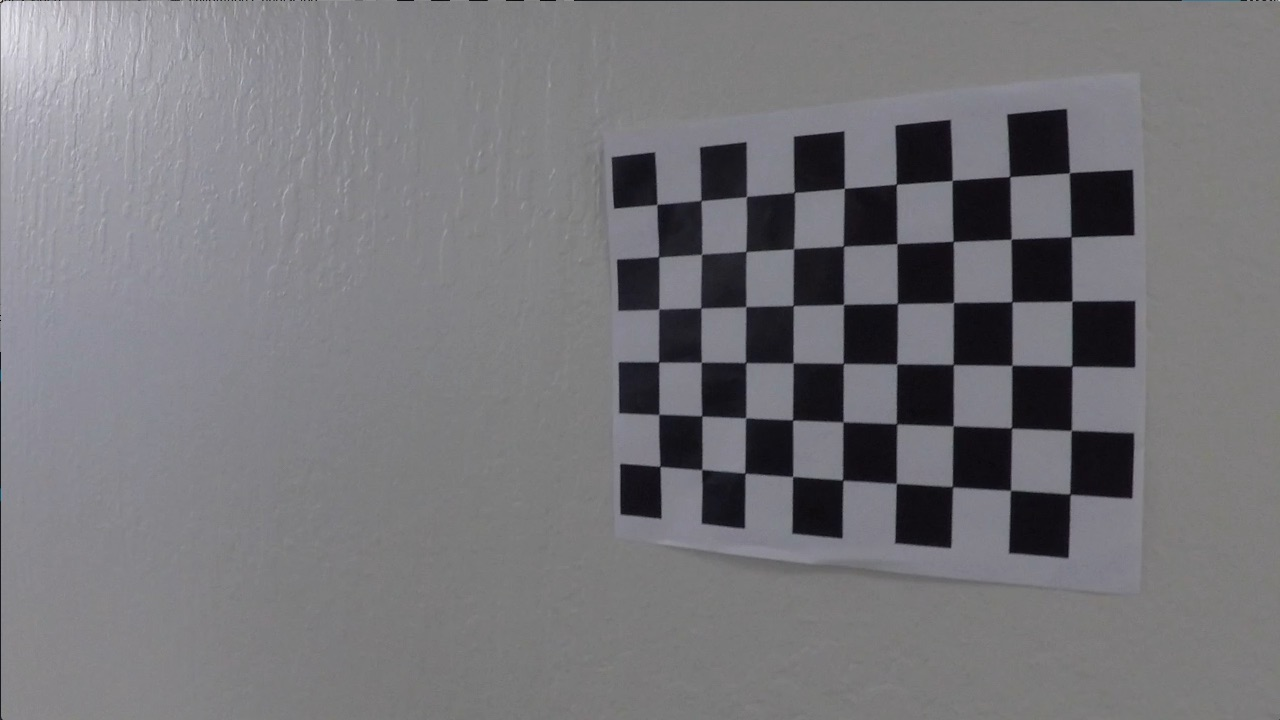
#> input picture camera_cal/calibration12.jpg, 1280 x 720 px; its folder holds only this picture in this run
$ jupyter execute --allow-errors advance_lane_lines.ipynb   (shell and % lines are left out)   (older library calls are emulated)
#> lines starting #> are read from the running program, lines starting #| are printed output that depends on the picture; after the words box and inside, x2 and y2 are one past the last pixel; in counts of white or black regions, pixels touching at a corner belong together
[cell 1]
import numpy as np
import cv2
import matplotlib.pyplot as plt
import matplotlib.image as mpimg
import glob

[cell 2]
def camera_calibration():
    # read an dmake a list of calibration images
    images = glob.glob("camera_cal/calibration*.jpg")

    # Array to store object points and image points
    objpoints = []    # 3D point of real world space
    imgpoints = []    # 2D point of image

    # prepare object points, like (0,0,0), (1,0,0), (2,0,0) ....,(6,5,0)
    objp = np.zeros((6*9,3), np.float32)
    # The .T transposes the matrix, and the .reshape(-1,2) then reshapes it into a two-column array shape
    objp[:,:2] = np.mgrid[0:9,0:6].T.reshape(-1,2)

    for image in images:
        img = cv2.imread(image)
#> img is the input picture: shape (720, 1280, 3); mean B, G, R 121.6, 117.6, 118.5
        # convert image to grayscale
        gray = cv2.cvtColor(img, cv2.COLOR_BGR2GRAY)

        # Find the chessboard corner
        ret, corners = cv2.findChessboardCorners(gray, (9,6), None)
#> ret = True; corners = 54 rows, first 8: [658.3, 203.3], [700.5, 200.5], [746.4, 196.4], [793.7, 191.7], [845, 187.7], [896.3, 183.9], [953.3, 180], [1008.9, 176.3]

        # If corner are found, add object points, image points
        if ret == True:
            imgpoints.append(corners)
            objpoints.append(objp)

            # Draw and display the corners
            img = cv2.drawChessboardCorners(img, (9,6), corners, ret)
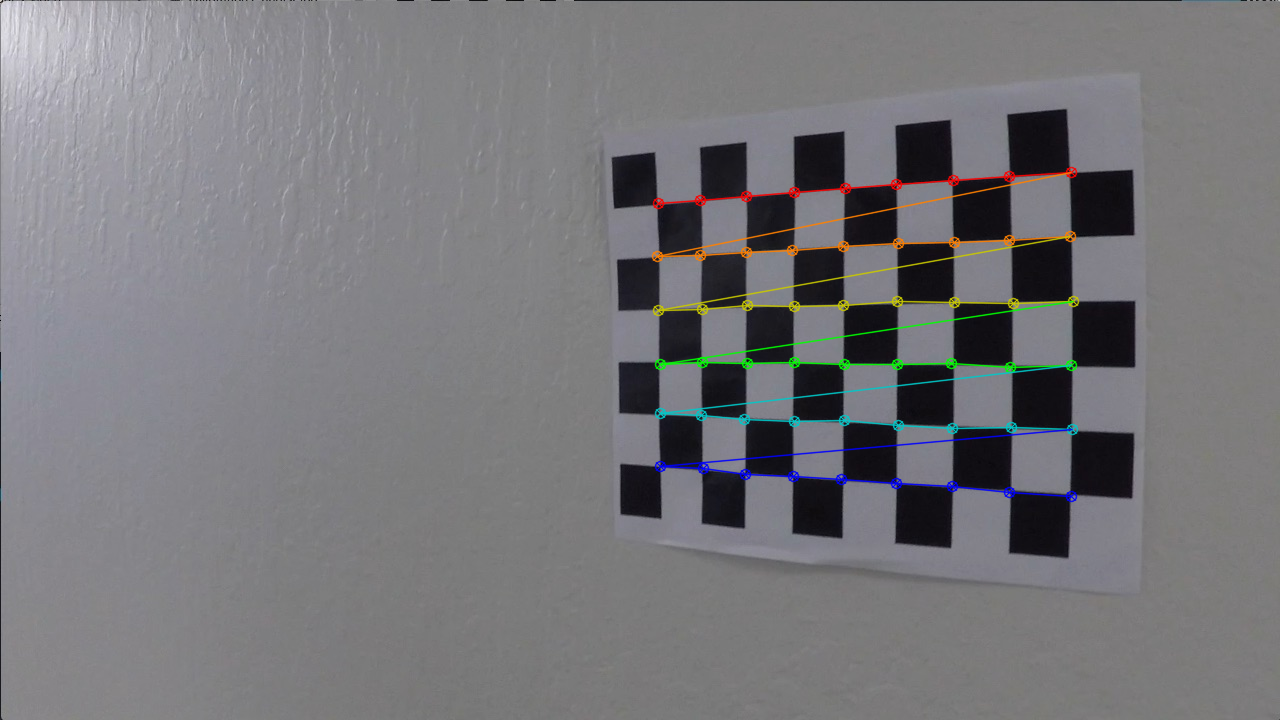
#> img: shape (720, 1280, 3); 1.94% of pixels changed, all inside (x1, y1, x2, y2) = (651, 166, 1080, 503)
            plt.imshow(img)

    ret, mtx, dist, rvecs, tvecs = cv2.calibrateCamera(objpoints, imgpoints, gray.shape[::-1], None, None)
#> ret = 1.43; mtx = [[1600.3, 0, 699.3], [0, 1405.9, 444.1], [0, 0, 1]]; dist = [[0.601, -17.56, -0.00262, -0.00292, 98.26]]; rvecs = ([0.0663, 0.773, 0.0246],); tvecs = ([-0.687, -4.57, 26.88],)

    return mtx, dist

mtx, dist = camera_calibration()
#> dist = [[0.601, -17.56, -0.00262, -0.00292, 98.26]]
print ('mtx: ', mtx)
#| mtx:  [[1.60025244e+03 0.00000000e+00 6.99268573e+02]
#|  [0.00000000e+00 1.40593573e+03 4.44118852e+02]
#|  [0.00000000e+00 0.00000000e+00 1.00000000e+00]]
print ('dist: ', dist)
#| dist:  [[ 6.01082467e-01 -1.75641696e+01 -2.62102306e-03 -2.92202471e-03
#|    9.82598927e+01]]

[cell 3]
def cal_undistort(img, mtx, dist):
#     Undistort the image
    undist = cv2.undistort(img, mtx, dist, None, mtx)

    return undist

img = cv2.imread('camera_cal/calibration5.jpg')
#> (the rest of this cell did not finish here and is left out)

[cell 4]
# [30 lines left out: function thresholded_binary_image, not called in this run]

#> (the rest of this cell did not finish here and is left out)

[cell 5]
# [23 lines left out: function perspective_transform, not called in this run]

#> (the rest of this cell did not finish here and is left out)

#> (a cell that did not finish here is left out)

[cell 7]
# [141 lines left out: function find_lane_pixels, not called in this run]

# Run image through the pipeline
# Note that in your project, you'll also want to feed in the previous fits
#> (the rest of this cell did not finish here and is left out)

[cell 8]
# [28 lines left out: function measure_curvature_real, not called in this run]


# Calculate the radius of curvature in meters for both lane lines
#> (the rest of this cell did not finish here and is left out)

[cell 9]
# [29 lines left out: function final_display, not called in this run]
#> (the rest of this cell did not finish here and is left out)

[cell 10]
from moviepy.editor import VideoFileClip
from IPython.display import HTML

[cell 11]
# [21 lines left out: function process_image, not called in this run]

project_video_output = ('project_video_output.mp4')
#> project_video_output = 'project_video_output.mp4'
#> (the rest of this cell did not finish here and is left out)
